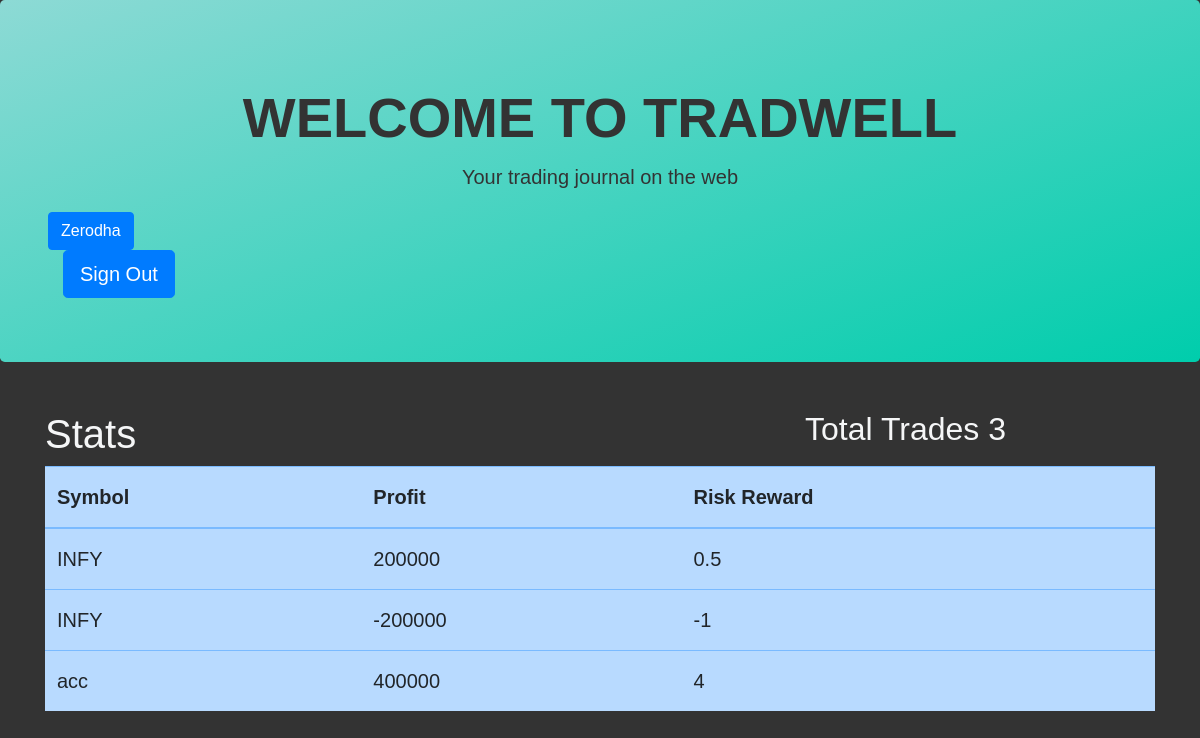
The page /stats (signed in) on the database its author committed.
### tables this page shows
CREATE TABLE "entries" (
	"entry_id"	INTEGER,
	"phonenumber"	INTEGER NOT NULL,
	"symbol"	TEXT NOT NULL,
	"date"	TEXT NOT NULL,	
	"quantity"	INTEGER NOT NULL,
	"notes"	TEXT,
	"SL"	INTEGER,
	"oprice"	INTEGER,
	"cprice"	INTEGER,
	"profit"	INTEGER,
	"rr" INTEGER,
	PRIMARY KEY("entry_id"),
	FOREIGN KEY("phonenumber") REFERENCES "users"("phonenumber")
);

### app.py (the view)
@app.route('/stats')
def stats():
    numtrades = 0
    db = get_db()
    phonenumber = session['phonenumber']
    cur = db.execute('select symbol, profit,rr from entries where phonenumber = ?', [phonenumber])
    pnl =dict(result=[dict(r) for r in cur.fetchall()])
    numtrades = db.execute('select COUNT() from entries where phonenumber= ?',[phonenumber]).fetchone()[0]
    for pl in pnl['result']:
        print(pl)
    return render_template('stats.html', pnl=pnl, numtrades=numtrades, logged_in=True)

### app.py (called while the page is built)
def connect_db():
    conn = sqlite3.connect(app.config['DATABASE']);
    conn.row_factory = sqlite3.Row
    return conn

def get_db():
    if not hasattr(g, 'sqlite_db'):
        g.sqlite_db = connect_db()
    return g.sqlite_db

### templates/stats.html
{%include 'home.html'%}
<div class="container mt-5">
  <div class ="row">
    <div class="col-lg-8">
      <h1>Stats</h1>
    </div>
    <div class="col-lg-4">
      <h2>Total Trades {{ numtrades }}</h2>
    </div>
  </div>
  <div class="table-responsive">
    <table class="table table-primary">
      <thead>
        <tr>
          <th scope="col">Symbol</th>
          <th scope="col">Profit</th>
          <th scope="col">Risk Reward</th>
        </tr>
      </thead>
      <tbody>
        {% for pl in pnl['result'] %}
            <tr>
              <td>{{pl['symbol'] }}</td>
              <td>{{pl['profit'] }}</td>
              <td>{{pl['rr'] }}</td>
          </tr>
        {% endfor %}
      </tbody>
    </table>
  </div>
</div>

### static/css/style.css (style rules this page uses)
body { font: 20px Montserrat, sans-serif; line-height: 1.8; color: #f5f6f7; background-color:#333; }

### rows shown on the page
entries: symbol "INFY", profit "200000", rr "0.5"
entries: symbol "INFY", profit "-200000", rr "-1"
entries: symbol "acc", profit "400000", rr "4"

### other values the page prints
{{ numtrades }} "3"
